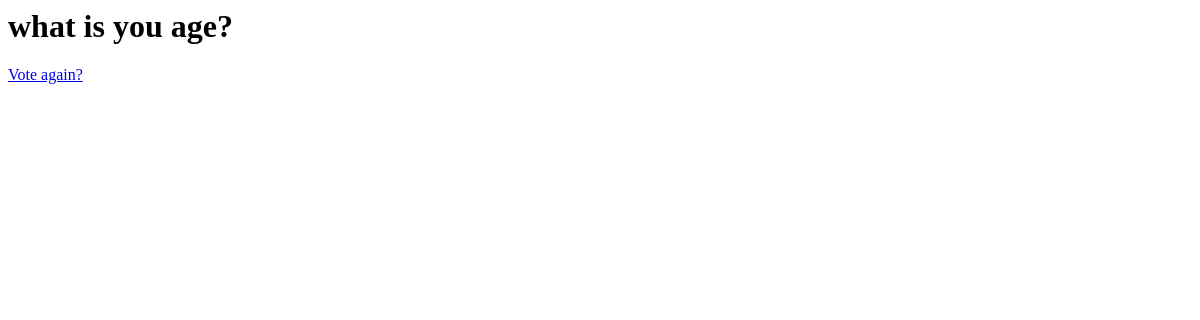
Page /polls/7/results/ on the earlier database version.
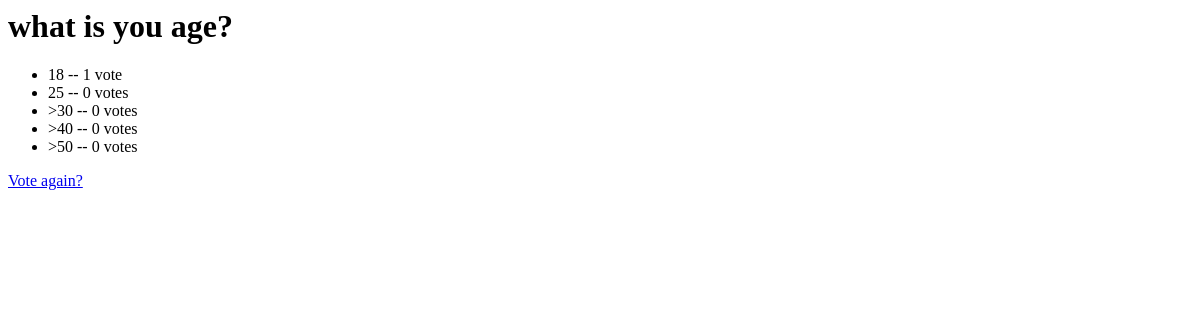
Same page on the later database version.
### polls/models.py (models this page shows, shortened)
class Question(models.Model):
    question_text = models.CharField(max_length=200)
    pub_date = models.DateTimeField('date published')

class Choice(models.Model):
    question = models.ForeignKey(Question, on_delete=models.CASCADE)
    choice_text = models.CharField(max_length=200)
    votes = models.IntegerField(default=0)

### polls/views.py (the view)
# urls.py: url(r'^(?P<question_id>[0-9]+)/results/$', views.results, name='results'),
def results(request, question_id):
    question = get_object_or_404(Question, pk=question_id)
    return render(request, 'polls/results.html', {'question': question})

### polls/templates/polls/results.html
<h1>{{ question.question_text }}</h1>
<ul>
{% for choice in question.choice_set.all %}
    <li>{{ choice.choice_text }} -- {{ choice.votes }} vote{{ choice.votes|pluralize }}</li>
{% endfor %}
</ul>
<a href="{% url 'polls:detail' question.id %}">Vote again?</a>

Differences in the rows shown:
added Choice: choice_text "18", votes "1"
added Choice: choice_text "25", votes "0"
added Choice: choice_text ">30", votes "0"
added Choice: choice_text ">40", votes "0"
added Choice: choice_text ">50", votes "0"
